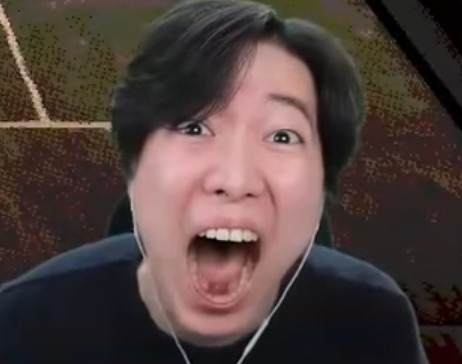
%> input picture sample/1000005029.jpg, 462 x 364 px
$ octave --eval "result = removeBackground(imread('../sample/1000005029.jpg'));"   (GNU Octave 9; MATLAB toolbox functions it lacks are replaced by stand-ins)
%> lines starting %> are read from the running program, lines starting %| are printed output that depends on the picture; in (x1, y1, x2, y2) boxes, pixels count from 0 and x2, y2 are one past the last pixel; in counts of white or black regions, pixels touching at a corner belong together; the program's own positions count from 1
function resultImage = removeBackground(image)
    % 이미지를 회색조로 변환
    grayImage = rgb2gray(image);
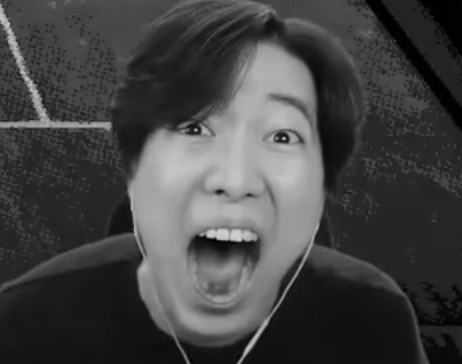
%> grayImage: size 364x462 uint8; min 0, max 214, mean 67.6

    % Canny 에지 검출 적용
    edges = edge(grayImage, 'Canny');
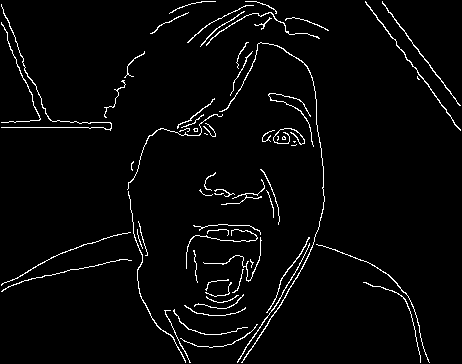
%> edges: size 364x462 logical; 3.2% white in thin lines or dots

    % 에지를 기반으로 마스크 생성
    % 마스크를 부드럽게 하기 위해 모폴로지 연산 사용
    se = strel('disk', 5);
    mask = imdilate(edges, se);
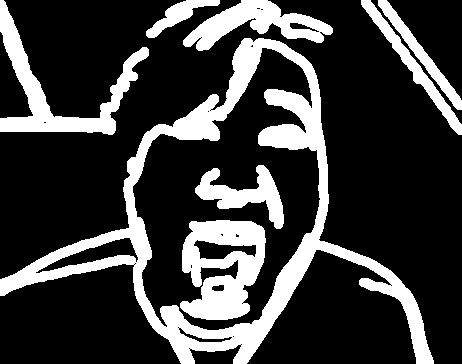
%> mask: size 364x462 logical; 23.7% white; 8 white regions, largest, box (x1, y1, x2, y2) and area: (0, 38, 434, 364) 20028, (180, 220, 266, 320) 5593, (0, 0, 149, 135) 4661
    mask = imfill(mask, 'holes');
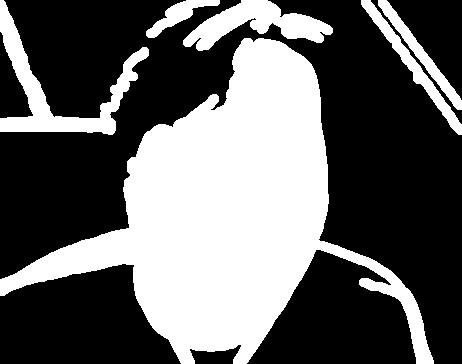
%> mask: size 364x462 logical; 38.9% white; 6 white regions, box (x1, y1, x2, y2) and area: (0, 38, 434, 364) 53298, (0, 0, 149, 135) 4663, (183, 0, 333, 51) 3423, (361, 0, 462, 135) 1690, (378, 0, 462, 110) 1345, (146, 0, 220, 38) 920
    mask = imerode(mask, se);
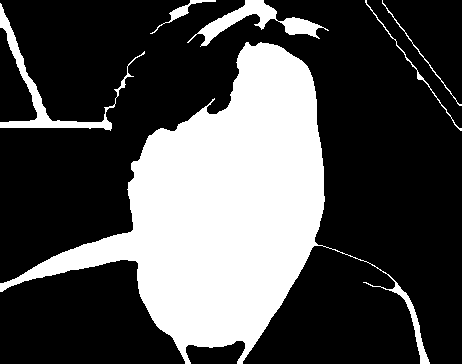
%> mask: size 364x462 logical; 30.1% white; 6 white regions, box (x1, y1, x2, y2) and area: (0, 42, 430, 364) 46312, (0, 3, 145, 131) 1946, (187, 0, 329, 47) 1735, (150, 0, 216, 34) 280, (365, 0, 462, 131) 246, (382, 0, 462, 106) 175

    % 마스크를 RGB로 변환
    mask = repmat(mask, [1, 1, 3]);

    % 원본 이미지를 복사하여 결과 이미지 초기화
    resultImage = image;
%> resultImage is the input picture: size 364x462x3 uint8; mean R, G, B 78.9, 63.3, 60.2

    % 배경을 녹색으로 설정
    greenBackground = uint8(cat(3, 0 * ~mask(:,:,1), 255 * ~mask(:,:,2), 0 * ~mask(:,:,3)));
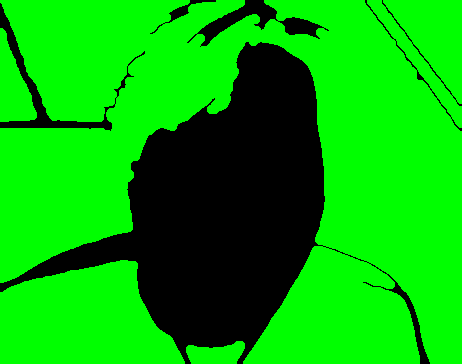
%> greenBackground: size 364x462x3 uint8; mean R, G, B 0, 178.1, 0
    resultImage(~mask) = greenBackground(~mask);
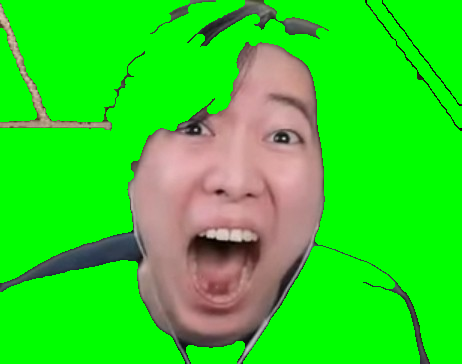
%> resultImage: size 364x462x3 uint8; mean R, G, B 47.2, 214.5, 35.9
end

$ run again, on sample/1000005031.jpg
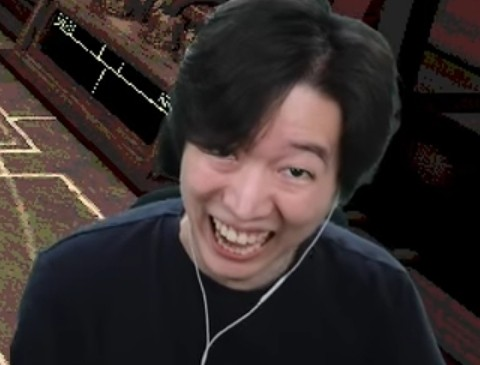
%> input picture sample/1000005031.jpg, 480 x 365 px
%> in removeBackground, `edges = edge(grayImage, 'Canny');`:
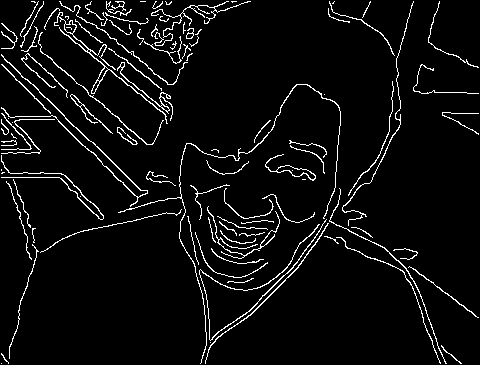
%> edges: size 365x480 logical; 5.2% white in thin lines or dots
%> in removeBackground, resultImage is the input picture: size 365x480x3 uint8; mean R, G, B 52.9, 43.8, 42.6
%> in removeBackground, `resultImage(~mask) = greenBackground(~mask);`:
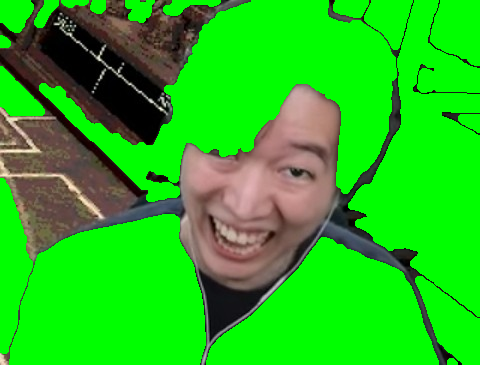
%> resultImage: size 365x480x3 uint8; mean R, G, B 35.4, 189.7, 26.2

$ run again, on sample/1000005033.jpg
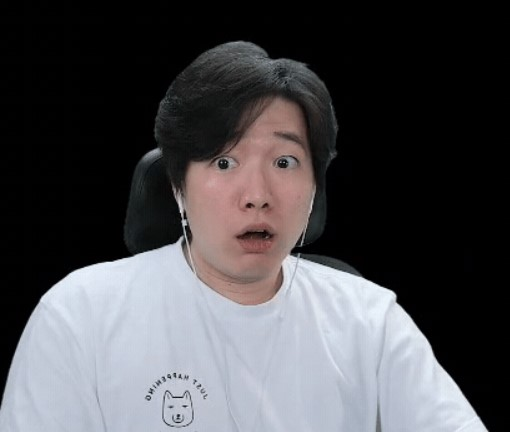
%> input picture sample/1000005033.jpg, 510 x 432 px
%> in removeBackground, `edges = edge(grayImage, 'Canny');`:
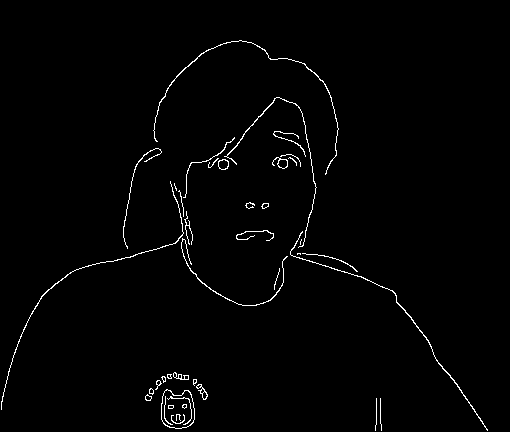
%> edges: size 432x510 logical; 1.4% white in thin lines or dots, all inside (x1, y1, x2, y2) = (1, 40, 488, 431)
%> in removeBackground, resultImage is the input picture: size 432x510x3 uint8; mean R, G, B 76, 75.4, 78.9
%> in removeBackground, `resultImage(~mask) = greenBackground(~mask);`:
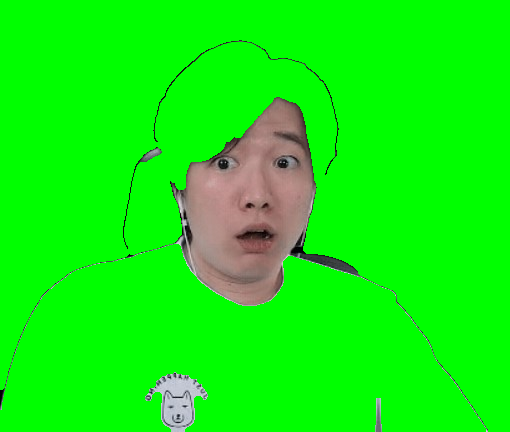
%> resultImage: size 432x510x3 uint8; mean R, G, B 16, 240.5, 12.9
